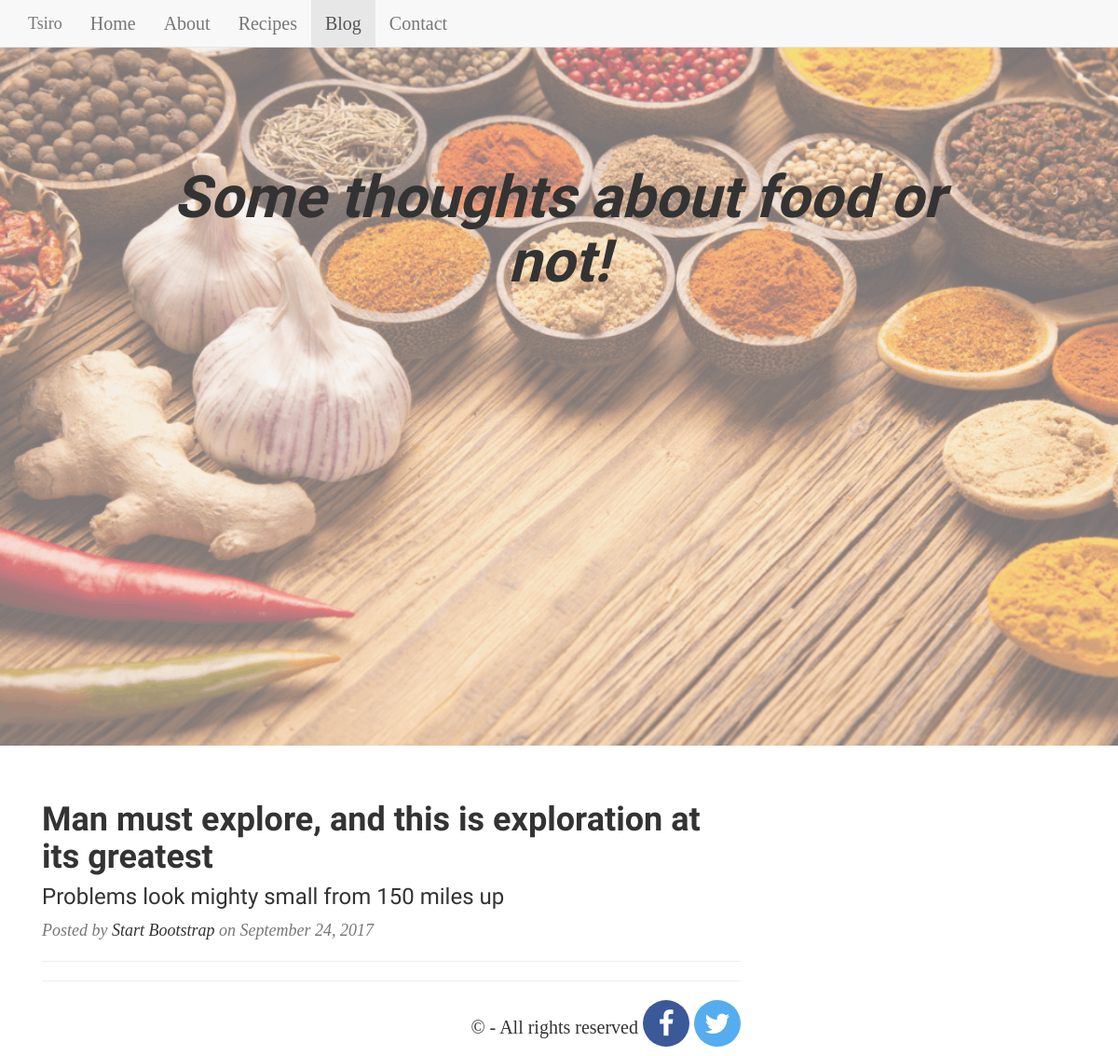
The app's page /blog, older data.
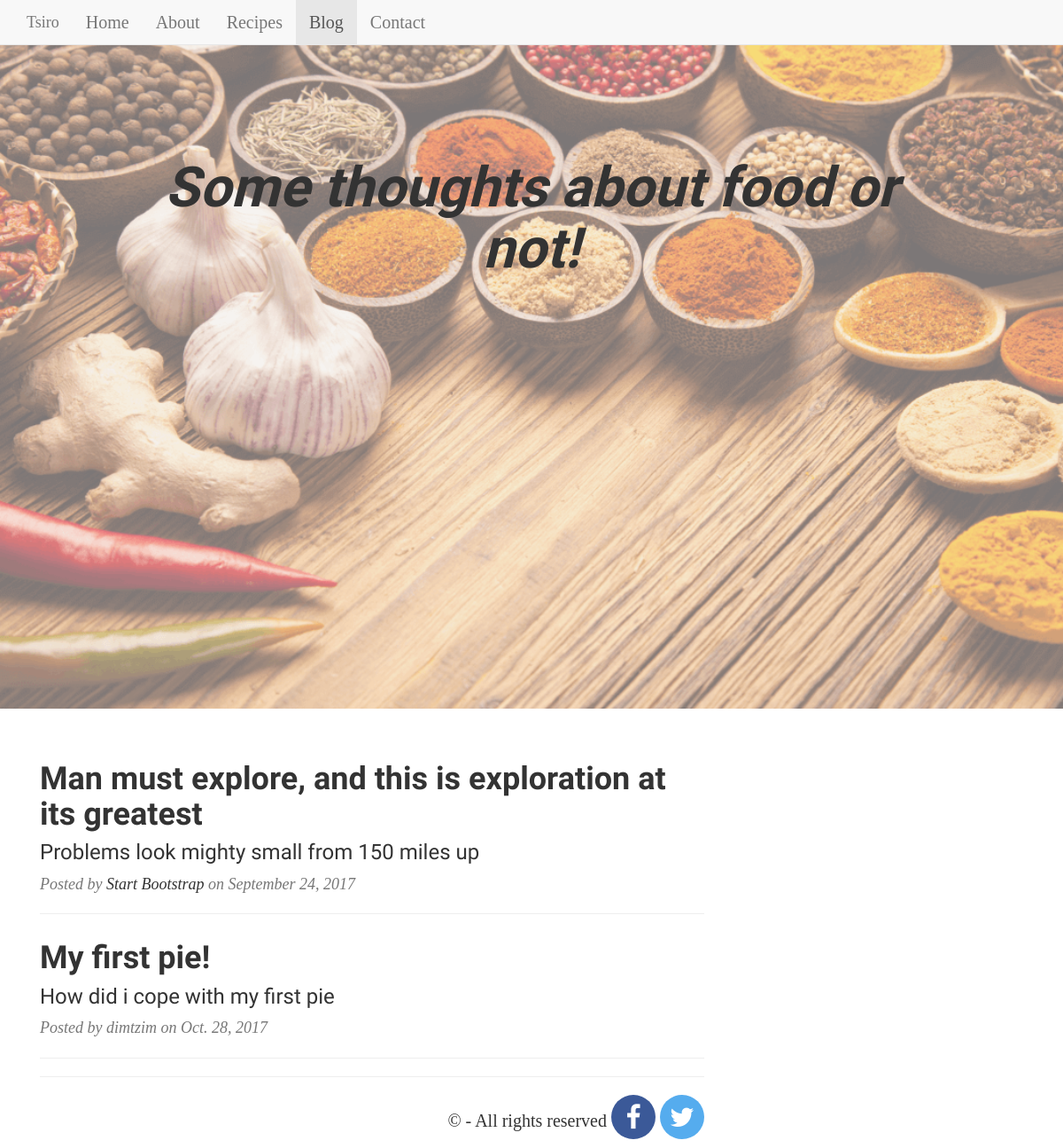
The same page, newer data.
### app/models.py (models this page shows, shortened)
class Blog(models.Model):
    blog_title = models.CharField(max_length=100)
    blog_date = models.DateField()
    blog_descr = models.TextField()
    blog_author = models.ForeignKey('auth.User')
    blog_image = models.ImageField(upload_to='images/', null=True, blank=True)
    blog_text = RichTextUploadingField()

### app/views.py (the view)
# urls.py: url(r'^blog$', app.views.blog, name='blog'),
def blog(request):
    blogs = Blog.objects.all()
    return render(request, 'app/blog.html',
    {
        'blogs':blogs,
    })

### app/templates/app/blog.html (shortened to what this page needs)
{% extends "app/base.html" %}
{% load staticfiles %}
{% block nav_blog %}
  class="active"
{%endblock%}
{%block jumbotext%}
  <div style="font-style:italic;padding-top:10%;padding-right:10%;padding-left:10%;text-align:center;">
    <h1>Some thoughts about food or not!</h1>
  </div>
{%endblock%}
{% block content %}
<div class="container">
      <div class="row">
        <div class="col-lg-8 col-md-10 mx-auto">
          <div class="post-preview">
            <a href="post.html">
              <h2 class="post-title">
                Man must explore, and this is exploration at its greatest
              </h2>
              <h3 class="post-subtitle">
                Problems look mighty small from 150 miles up
              </h3>
            </a>
            <p class="post-meta">Posted by
              <a href="#">Start Bootstrap</a>
              on September 24, 2017</p>
          </div>
          <hr>
    {% for blog in  blogs%}
    <div class="post-preview">
      <a href="{% url 'blog_info' blog.id %}">
        <h2 class="post-title">
          {{blog.blog_title}}
        </h2>
        <h3 class="post-subtitle">
          {{blog.blog_descr}}
        </h3>
      </a>
      <p class="post-meta">Posted by
        {{blog.blog_author}}
        on {{blog.blog_date}}</p>
    </div>
    <hr>
    {% endfor %}
{% endblock %}

Row changes from the older to the newer data that the page shows:
added Blog: blog_title "My first pie!", blog_descr "How did i cope with my first pie", blog_author "dimtzim", blog_date "Oct. 28, 2017"
